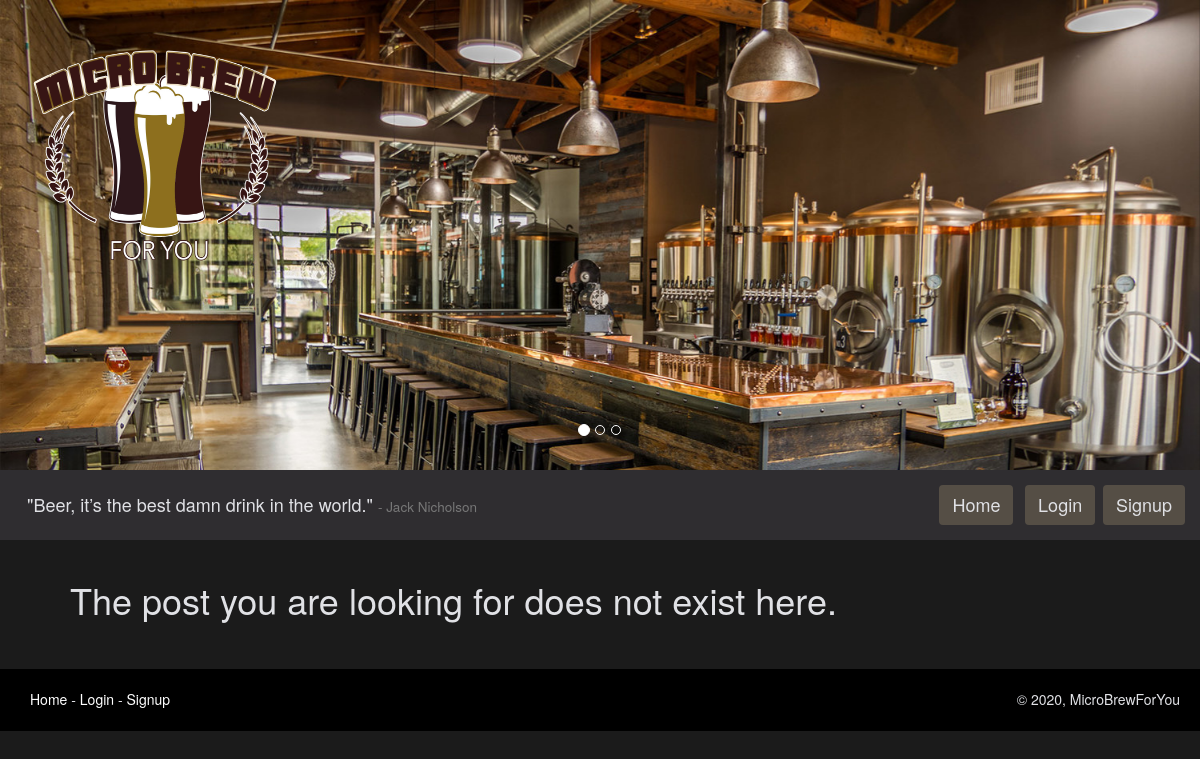
The app's page /post/8/, older data.
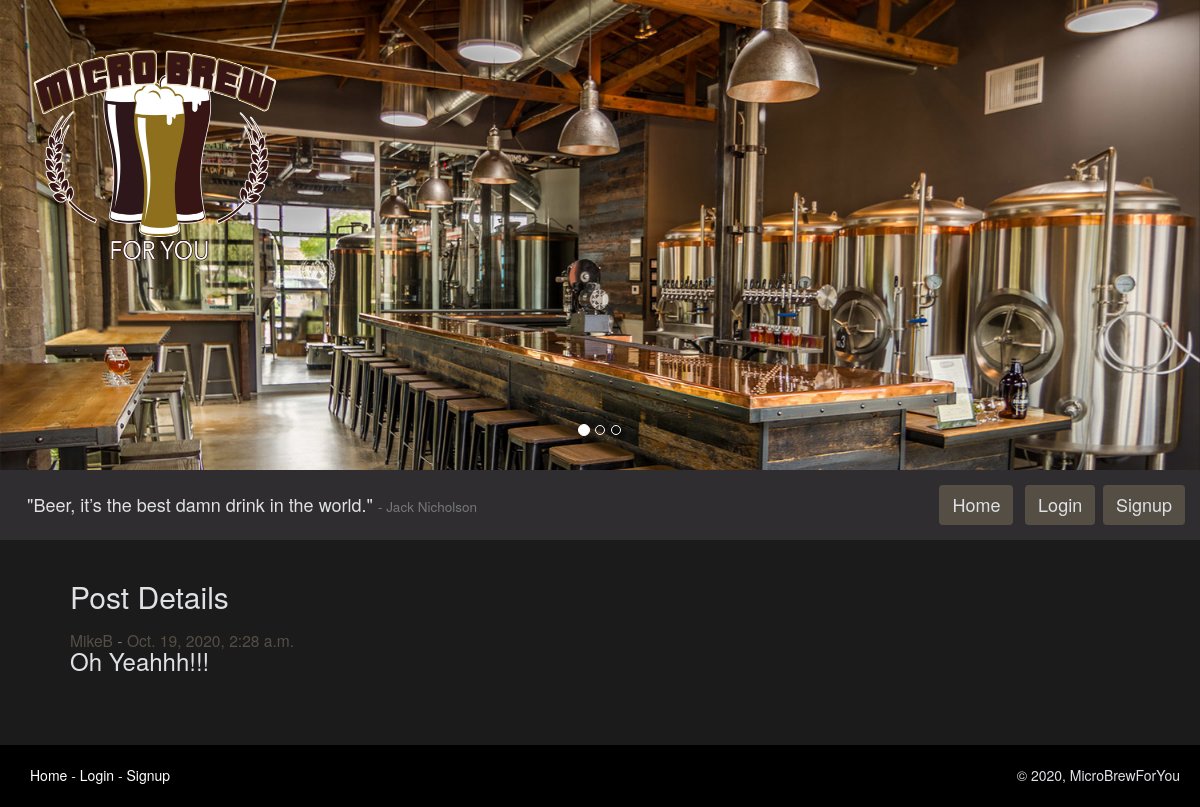
The same page, newer data.
### microbrewforyou_app/models.py (models this page shows, shortened)
class Posts(models.Model):
    author = models.ForeignKey(
        CustomUser, on_delete=models.CASCADE, related_name='author')
    body = models.TextField(max_length=280)
    postTime = models.DateTimeField(default=timezone.now)
    lastUpdated = models.DateField(auto_now=True)

class CustomUser(AbstractUser):
    bio = models.CharField(max_length=280, default='')
    user_image = models.ImageField(
        upload_to='images/', blank=True)
    users_following = models.ManyToManyField(
        "self", symmetrical=False, related_name='CustomUser')
    fav_breweries = models.ManyToManyField(
        "Breweries", symmetrical=False,
        related_name='fav_breweries', blank=True)
    fav_brewtypes = models.ManyToManyField(
        "BrewTypes", symmetrical=False,
        related_name='fav_brewtypes', blank=True)
    address = models.CharField(max_length=280)
    city = models.CharField(max_length=50)
    state = models.CharField(max_length=50)
    user_since = models.DateTimeField(default=timezone.now)
    REQUIRED_FIELDS = ['first_name', 'bio', 'address', 'city', 'state']
    def __str__(self):
        return self.username

### microbrewforyou_app/views.py (the view)
# urls.py: path('post/<int:post_id>/', post_detail_view, name="postview"),
def post_detail_view(request, post_id):
    my_post = Posts.objects.filter(id=post_id).first()
    words_quote = "Beer, it’s the best damn drink in the world."
    words_author = "Jack Nicholson"
    return render(
        request, "post_detail.html",
        {"post": my_post,
         'words_author': words_author, "words_quote": words_quote}
    )

### templates/post_detail.html (shortened to what this page needs)
{% extends 'base.html' %} {% block content %}
<br />
{% if not post %}
<h1>The post you are looking for does not exist here.</h1>
{% else %}
<h2>Post Details</h2>
<h3>
  <span class="small"
    ><a class="custom_link" href="/user/{{ post.author.id }}/"
      >{{ post.author}}</a
    >
    -
    <a class="custom_link" href="/post/{{ post.id }}/"
      >{{post.postTime}}</a
    ></span
  ><br />
  {{ post.body }}
</h3>
<br />
 {% endif %} <br /><br />{% endblock %}

### templates/base.html (shortened to what this page needs)
{% load static %}
<html>
  <head>
    <link rel="stylesheet" href="{% static 'css/main.css' %}" />
    <link
      rel="stylesheet"
      href="https://maxcdn.bootstrapcdn.com/bootstrap/3.3.7/css/bootstrap.min.css"
    />
    <link
      rel="stylesheet"
      href="https://maxcdn.bootstrapcdn.com/bootstrap/3.3.7/css/bootstrap-theme.min.css"
    />
  </head>
  <body id="custom_body">
    {% include "home_header.html" %} {% include "menu.html" %}
    <div class="container_main">{% block content %} {% endblock %}</div>
    <div class="footer">
      <div class="links-footer">
        <p>
          <a class="custom_link_white" href="/">Home</a> -
          <a class="custom_link_white" href="/login/">Login</a>
           -
          <a class="custom_link_white" href="/signup/">Signup</a>
        </p>
      </div>
      <div class="copyright-footer"><p>&copy; 2020, MicroBrewForYou</p></div>
    </div>
  </body>
</html>

### templates/home_header.html (shortened to what this page needs)
{% load static %}
<div id="carouselExampleIndicators" class="carousel slide" data-ride="carousel">
  <ol class="carousel-indicators">
    <li
      data-target="#carouselExampleIndicators"
      data-slide-to="0"
      class="active"
    ></li>
    <li data-target="#carouselExampleIndicators" data-slide-to="1"></li>
    <li data-target="#carouselExampleIndicators" data-slide-to="2"></li>
  </ol>
  <div class="carousel-inner" style="height: 470px">
    <img src="{% static "images/logo.png" %}" class="logo_mbfy" alt="logo" />
    <div class="item active">
      <img src="{% static "images/slider4.jpg" %}" class="d-block w-100"
      alt="..." style="vertical-align: top;"/>
    </div>
  </div>
</div>

### templates/menu.html (shortened to what this page needs)
<div align="right" class="main_menu">
  {% include "beer_words.html" %}
  <a href="/" class="btn button-menu">Home</a>
  <a href="/login/" class="btn button-menu">Login</a>
   {% if not request.user.is_authenticated %}&nbsp;<a
    href="/signup/"
    class="btn button-menu"
    >Signup</a
  >{% endif %}
</div>

### templates/beer_words.html
<div class="quote">
  <h4>"{{ words_quote }}" <span class="small">- {{words_author}}</span></h4>
</div>

### static/css/main.css (style rules this page uses)
div.main_menu { padding: 15px; background-color: #2f2d30; }
body#custom_body { background-color: #1b1b1b; color: #e0e1e5; }
.container_main { margin-left: 70px; margin-right: 70px; }
a.button-menu { background-color: #554e45; color: #e0e1e5; font-size: 18px; }
a.custom_link { color: #554e45; }
a.custom_link_white { color: #ffffff; }
img.logo_mbfy { position: absolute; top: 30px; left: 30px; width: 250px; height: 250px; z-index: 1; }
div.footer { background-color: black; height: 62px; color: #e0e1e5; padding: 20px; padding-left: 30px; display: flex; justify-content: space-between; }
div.quote { position: relative; margin-left: 12px; float: left; }

Row changes from the older to the newer data that the page shows:
added Posts: author "MikeB", postTime "Oct. 19, 2020, 2:28 a.m.", body "Oh Yeahhh!!!"
Text that changed along with them:
text no longer shown: "The post you are looking for does not exist here."
text now shown: "Post Details -"
